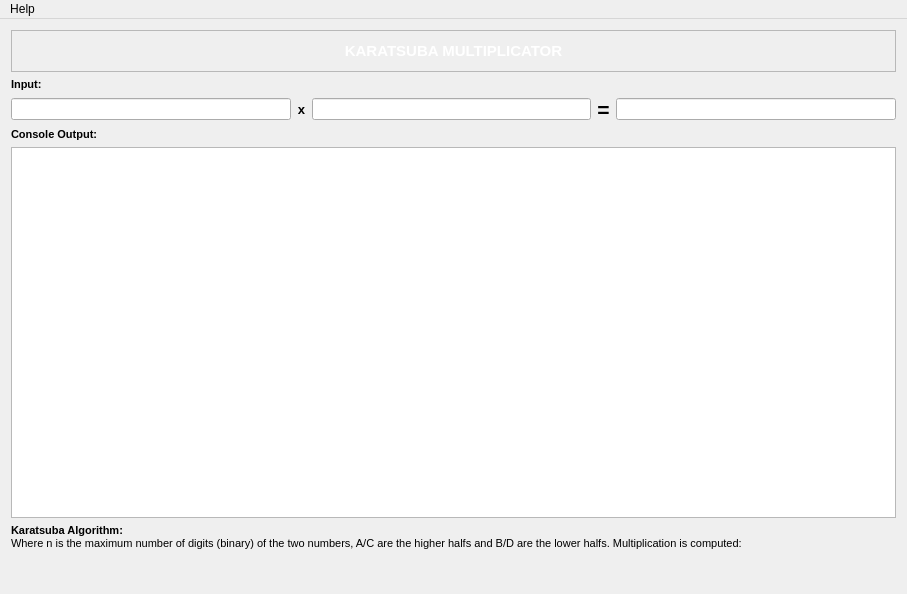
<?xml version="1.0" encoding="UTF-8"?>
<ui version="4.0">
 <class>MainWindow</class>
 <widget class="QMainWindow" name="MainWindow">
  <property name="geometry">
   <rect>
    <x>0</x>
    <y>0</y>
    <width>907</width>
    <height>594</height>
   </rect>
  </property>
  <property name="sizePolicy">
   <sizepolicy hsizetype="Maximum" vsizetype="Expanding">
    <horstretch>0</horstretch>
    <verstretch>0</verstretch>
   </sizepolicy>
  </property>
  <property name="minimumSize">
   <size>
    <width>900</width>
    <height>200</height>
   </size>
  </property>
  <property name="maximumSize">
   <size>
    <width>907</width>
    <height>800</height>
   </size>
  </property>
  <property name="windowTitle">
   <string>Karatsuba Multiplicator v1</string>
  </property>
  <widget class="QWidget" name="centralWidget">
   <layout class="QGridLayout" name="gridLayout">
    <item row="0" column="0">
     <widget class="QFrame" name="imageFrame">
      <property name="frameShape">
       <enum>QFrame::StyledPanel</enum>
      </property>
      <property name="frameShadow">
       <enum>QFrame::Raised</enum>
      </property>
      <layout class="QGridLayout" name="gridLayout_2">
       <item row="0" column="0">
        <widget class="QLabel" name="label">
         <property name="frameShape">
          <enum>QFrame::NoFrame</enum>
         </property>
         <property name="frameShadow">
          <enum>QFrame::Sunken</enum>
         </property>
         <property name="lineWidth">
          <number>1</number>
         </property>
         <property name="text">
          <string>&lt;!DOCTYPE HTML PUBLIC &quot;-//W3C//DTD HTML 4.0//EN&quot; &quot;http://www.w3.org/TR/REC-html40/strict.dtd&quot;&gt;
&lt;html&gt;&lt;head&gt;&lt;meta name=&quot;qrichtext&quot; content=&quot;1&quot; /&gt;&lt;style type=&quot;text/css&quot;&gt;
p, li { white-space: pre-wrap; }
&lt;/style&gt;&lt;/head&gt;&lt;body style=&quot; font-family:'MS Shell Dlg 2'; font-size:8.25pt; font-weight:400; font-style:normal;&quot;&gt;
&lt;p align=&quot;center&quot; style=&quot; margin-top:0px; margin-bottom:0px; margin-left:0px; margin-right:0px; -qt-block-indent:0; text-indent:0px;&quot;&gt;&lt;span style=&quot; font-size:11pt; font-weight:600; color:#ffffff;&quot;&gt;KARATSUBA MULTIPLICATOR&lt;/span&gt;&lt;/p&gt;&lt;/body&gt;&lt;/html&gt;</string>
         </property>
        </widget>
       </item>
      </layout>
     </widget>
    </item>
    <item row="2" column="0">
     <layout class="QHBoxLayout" name="horizontalLayout">
      <item>
       <widget class="QLineEdit" name="num1Edit">
        <property name="focusPolicy">
         <enum>Qt::StrongFocus</enum>
        </property>
       </widget>
      </item>
      <item>
       <widget class="QLabel" name="label_2">
        <property name="text">
         <string>&lt;!DOCTYPE HTML PUBLIC &quot;-//W3C//DTD HTML 4.0//EN&quot; &quot;http://www.w3.org/TR/REC-html40/strict.dtd&quot;&gt;
&lt;html&gt;&lt;head&gt;&lt;meta name=&quot;qrichtext&quot; content=&quot;1&quot; /&gt;&lt;style type=&quot;text/css&quot;&gt;
p, li { white-space: pre-wrap; }
&lt;/style&gt;&lt;/head&gt;&lt;body style=&quot; font-family:'MS Shell Dlg 2'; font-size:8.25pt; font-weight:400; font-style:normal;&quot;&gt;
&lt;p align=&quot;center&quot; style=&quot; margin-top:0px; margin-bottom:0px; margin-left:0px; margin-right:0px; -qt-block-indent:0; text-indent:0px;&quot;&gt;&lt;span style=&quot; font-size:10pt; font-weight:600;&quot;&gt;x&lt;/span&gt;&lt;/p&gt;&lt;/body&gt;&lt;/html&gt;</string>
        </property>
       </widget>
      </item>
      <item>
       <widget class="QLineEdit" name="num2Edit">
        <property name="focusPolicy">
         <enum>Qt::StrongFocus</enum>
        </property>
       </widget>
      </item>
      <item>
       <widget class="QLabel" name="label_3">
        <property name="text">
         <string>&lt;!DOCTYPE HTML PUBLIC &quot;-//W3C//DTD HTML 4.0//EN&quot; &quot;http://www.w3.org/TR/REC-html40/strict.dtd&quot;&gt;
&lt;html&gt;&lt;head&gt;&lt;meta name=&quot;qrichtext&quot; content=&quot;1&quot; /&gt;&lt;style type=&quot;text/css&quot;&gt;
p, li { white-space: pre-wrap; }
&lt;/style&gt;&lt;/head&gt;&lt;body style=&quot; font-family:'MS Shell Dlg 2'; font-size:8.25pt; font-weight:400; font-style:normal;&quot;&gt;
&lt;p align=&quot;center&quot; style=&quot; margin-top:0px; margin-bottom:0px; margin-left:0px; margin-right:0px; -qt-block-indent:0; text-indent:0px;&quot;&gt;&lt;span style=&quot; font-size:16pt; font-weight:600;&quot;&gt;=&lt;/span&gt;&lt;/p&gt;&lt;/body&gt;&lt;/html&gt;</string>
        </property>
       </widget>
      </item>
      <item>
       <widget class="QLineEdit" name="resEdit">
        <property name="focusPolicy">
         <enum>Qt::NoFocus</enum>
        </property>
       </widget>
      </item>
     </layout>
    </item>
    <item row="3" column="0">
     <widget class="QLabel" name="label_4">
      <property name="text">
       <string>&lt;!DOCTYPE HTML PUBLIC &quot;-//W3C//DTD HTML 4.0//EN&quot; &quot;http://www.w3.org/TR/REC-html40/strict.dtd&quot;&gt;
&lt;html&gt;&lt;head&gt;&lt;meta name=&quot;qrichtext&quot; content=&quot;1&quot; /&gt;&lt;style type=&quot;text/css&quot;&gt;
p, li { white-space: pre-wrap; }
&lt;/style&gt;&lt;/head&gt;&lt;body style=&quot; font-family:'MS Shell Dlg 2'; font-size:8.25pt; font-weight:400; font-style:normal;&quot;&gt;
&lt;p style=&quot; margin-top:0px; margin-bottom:0px; margin-left:0px; margin-right:0px; -qt-block-indent:0; text-indent:0px;&quot;&gt;&lt;span style=&quot; font-size:8pt; font-weight:600;&quot;&gt;Console Output:&lt;/span&gt;&lt;/p&gt;&lt;/body&gt;&lt;/html&gt;</string>
      </property>
     </widget>
    </item>
    <item row="4" column="0">
     <widget class="QPlainTextEdit" name="consoleOutput">
      <property name="focusPolicy">
       <enum>Qt::NoFocus</enum>
      </property>
      <property name="readOnly">
       <bool>true</bool>
      </property>
     </widget>
    </item>
    <item row="5" column="0">
     <widget class="QLabel" name="label_5">
      <property name="text">
       <string>&lt;!DOCTYPE HTML PUBLIC &quot;-//W3C//DTD HTML 4.0//EN&quot; &quot;http://www.w3.org/TR/REC-html40/strict.dtd&quot;&gt;
&lt;html&gt;&lt;head&gt;&lt;meta name=&quot;qrichtext&quot; content=&quot;1&quot; /&gt;&lt;style type=&quot;text/css&quot;&gt;
p, li { white-space: pre-wrap; }
&lt;/style&gt;&lt;/head&gt;&lt;body style=&quot; font-family:'MS Shell Dlg 2'; font-size:8.25pt; font-weight:400; font-style:normal;&quot;&gt;
&lt;p style=&quot; margin-top:0px; margin-bottom:0px; margin-left:0px; margin-right:0px; -qt-block-indent:0; text-indent:0px;&quot;&gt;&lt;span style=&quot; font-size:8pt; font-weight:600;&quot;&gt;Karatsuba Algorithm:&lt;/span&gt;&lt;/p&gt;
&lt;p style=&quot; margin-top:0px; margin-bottom:0px; margin-left:0px; margin-right:0px; -qt-block-indent:0; text-indent:0px;&quot;&gt;&lt;span style=&quot; font-size:8pt;&quot;&gt;Where n is the maximum number of digits (binary) of the two numbers, A/C are the higher halfs and B/D are the lower halfs. Multiplication is computed:&lt;/span&gt;&lt;/p&gt;
&lt;p style=&quot;-qt-paragraph-type:empty; margin-top:0px; margin-bottom:0px; margin-left:0px; margin-right:0px; -qt-block-indent:0; text-indent:0px; font-size:8pt;&quot;&gt;&lt;/p&gt;&lt;/body&gt;&lt;/html&gt;</string>
      </property>
     </widget>
    </item>
    <item row="6" column="0">
     <widget class="QLabel" name="label_6">
      <property name="text">
       <string/>
      </property>
      <property name="pixmap">
       <pixmap resource="Resources.qrc">:/new/prefix1/Algorithm.jpg</pixmap>
      </property>
     </widget>
    </item>
    <item row="1" column="0">
     <widget class="QLabel" name="label_7">
      <property name="text">
       <string>&lt;!DOCTYPE HTML PUBLIC &quot;-//W3C//DTD HTML 4.0//EN&quot; &quot;http://www.w3.org/TR/REC-html40/strict.dtd&quot;&gt;
&lt;html&gt;&lt;head&gt;&lt;meta name=&quot;qrichtext&quot; content=&quot;1&quot; /&gt;&lt;style type=&quot;text/css&quot;&gt;
p, li { white-space: pre-wrap; }
&lt;/style&gt;&lt;/head&gt;&lt;body style=&quot; font-family:'MS Shell Dlg 2'; font-size:8.25pt; font-weight:400; font-style:normal;&quot;&gt;
&lt;p style=&quot; margin-top:0px; margin-bottom:0px; margin-left:0px; margin-right:0px; -qt-block-indent:0; text-indent:0px;&quot;&gt;&lt;span style=&quot; font-size:8pt; font-weight:600;&quot;&gt;Input:&lt;/span&gt;&lt;/p&gt;&lt;/body&gt;&lt;/html&gt;</string>
      </property>
     </widget>
    </item>
   </layout>
  </widget>
  <widget class="QMenuBar" name="menuBar">
   <property name="geometry">
    <rect>
     <x>0</x>
     <y>0</y>
     <width>907</width>
     <height>21</height>
    </rect>
   </property>
   <widget class="QMenu" name="menuHelp">
    <property name="title">
     <string>Help</string>
    </property>
    <addaction name="actionAbout"/>
   </widget>
   <addaction name="menuHelp"/>
  </widget>
  <action name="actionAbout">
   <property name="text">
    <string>About</string>
   </property>
  </action>
 </widget>
 <layoutdefault spacing="6" margin="11"/>
 <resources>
  <include location="Resources.qrc"/>
 </resources>
 <connections/>
</ui>
